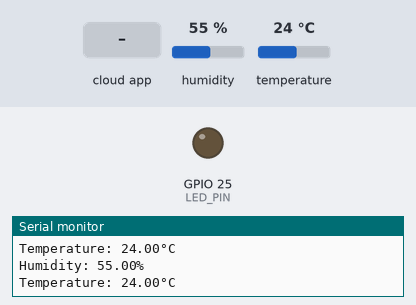
Simulated run of this sketch. Board: ESP32. Shown: output pins drawn as LEDs (lit = HIGH), the last lines printed to the serial monitor. The inputs (shaded band) are chosen by the test bench; at power-on: humidity 55 %, temperature 24 °C. WiFi joins after 1.5 s; servers stay silent unless stated; the Firebase database answers and starts empty.

Above: at 3.8 s.
3.9 s: the phone or cloud app sets estado to ON
At 5.6 s:
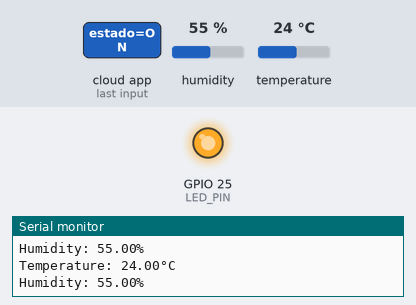
Timing chart, 0 to 7.1 s (numbered marks = the images above; inputs shaded):
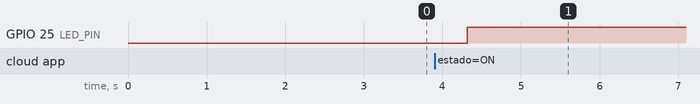

The sketch:

HuertoApp.ino
```cpp
#include <TaskScheduler.h>
#include <ESP32Firebase.h>
#include <Adafruit_Sensor.h>
#include <DHT.h>
#include <DHT_U.h>

#define DHTPIN 13
#define DHTTYPE DHT11
#define LED_PIN 25

#define _SSID "NETLIFE-BORBOR"            // Tu SSID de WiFi
#define _PASSWORD "borbor2021"       // Tu contraseña de WiFi
#define REFERENCE_URL "https://huertoapp-38033-default-rtdb.firebaseio.com/"

Firebase firebase(REFERENCE_URL);
DHT_Unified dht(DHTPIN, DHTTYPE);
uint32_t delayMS;

int time_lectura;

Scheduler taskScheduler;

void leerEstadoTask();
void escribirTemperaturaTask();

Task leerEstado(1000, TASK_FOREVER, &leerEstadoTask, &taskScheduler);
Task escribirTH(1000, TASK_FOREVER, &escribirTemperaturaTask, &taskScheduler);

void setup() {
  Serial.begin(9600);
  pinMode(LED_PIN, OUTPUT);
  dht.begin();
  WiFi.mode(WIFI_STA);
  WiFi.disconnect();
  delay(1000);

  Serial.print("Connecting to: ");
  Serial.println(_SSID);
  WiFi.begin(_SSID, _PASSWORD);

  while (WiFi.status() != WL_CONNECTED) {
    delay(500);
    Serial.print("-");
  }

  sensor_t sensor;
  dht.temperature().getSensor(&sensor);
  dht.humidity().getSensor(&sensor);
  delayMS = sensor.min_delay / 1000;
  time_lectura = firebase.getInt("actualizacion");
  Serial.println(time_lectura);


  // Programar tareas
  taskScheduler.addTask(leerEstado);
  taskScheduler.addTask(escribirTH);
  escribirTH.enable();
  leerEstado.enable();
}

void loop() {
  taskScheduler.execute();
  delay(1);
}

void leerEstadoTask() {
  String estado = firebase.getString("foco/estado");
  if (estado == "ON") {
    digitalWrite(LED_PIN, HIGH);
    Serial.println("ON");
  } else {
    digitalWrite(LED_PIN, LOW);
    Serial.println("OFF");
  }
  leerEstado.setInterval(1000);
}

void escribirTemperaturaTask() {
  delay(time_lectura);

  sensors_event_t event;
  dht.temperature().getEvent(&event);
  if (!isnan(event.temperature)) {
    Serial.print("Temperature: ");
    Serial.print(event.temperature);
    firebase.setFloat("lectura/temperatura", event.temperature);
    Serial.println("°C");
  } else {
    Serial.println("Error reading temperature!");
  }

  dht.humidity().getEvent(&event);
  if (!isnan(event.relative_humidity)) {
    Serial.print("Humidity: ");
    Serial.print(event.relative_humidity);
    firebase.setFloat("lectura/humedad", event.relative_humidity);
    Serial.println("%");
  } else {
    Serial.println("Error reading humidity!");
  }

  time_lectura = firebase.getInt("actualizacion");

  escribirTH.setInterval(long(time_lectura));
}
```

Measured:
- after the input at 3.9 s, GPIO 25 (LED_PIN): LOW → HIGH after 0.42 s
